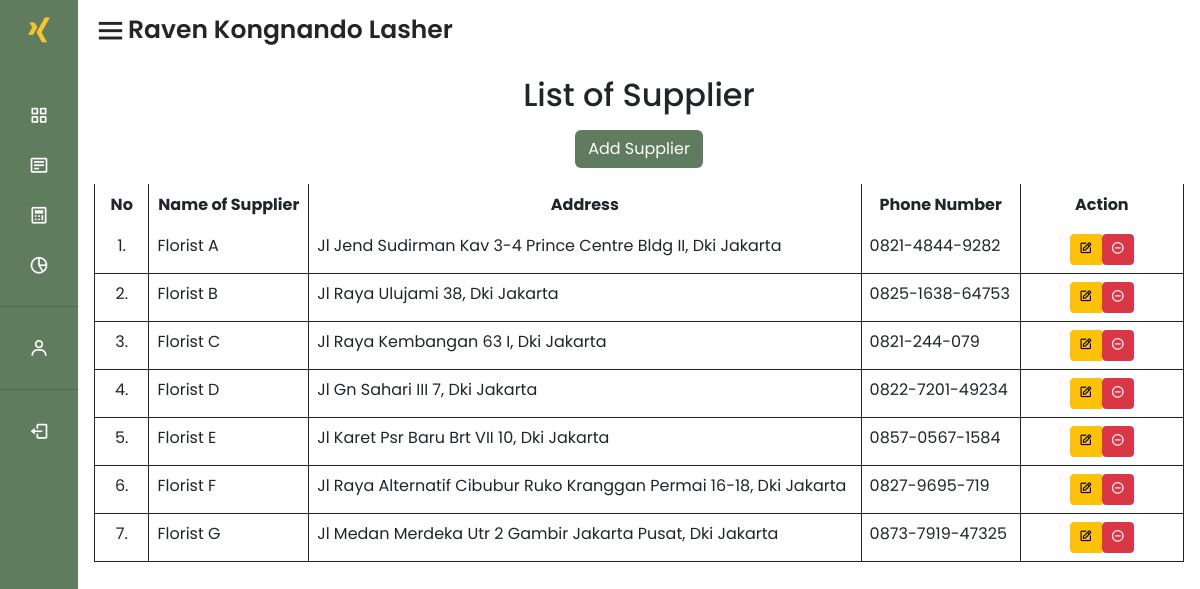
/supplier/ (signed in), run on the app's committed database.
### BWM_MARCOS/models.py (models this page shows, shortened)
class Supplier(models.Model):
     user = models.ForeignKey(User, on_delete=models.CASCADE)
     nama = models.CharField(max_length=255)
     alamat = models.TextField()
     nomor_telepon = models.CharField(max_length=15)

### BWM_MARCOS/views.py (the view)
# urls.py: path('supplier/', views.view_supplier, name='view_supplier'),
@login_required(login_url='/login')
def view_supplier(request):
     supplier_list = Supplier.objects.filter(user=request.user)
     return render(request, 'inner/supplier/index.html', {'title':'List of Supplier Page', 'supplier_list': supplier_list})

### templates/inner/supplier/index.html (shortened to what this page needs)
{% extends 'layout/main.html' %}
{% block content %}
<h2 class="text-center">List of Supplier</h2>
<div class="text-center">
     <a class="btn dustyGreen text-white mt-2" href="{% url 'create-supplier' %}">
          Add Supplier
     </a>
</div>
{% if supplier_list %}
<div class="card-body mt-3">
     <div class="table-responsive">
          <table class="table table-bordered" id="dataTable" width="100%" cellspacing="0">
               <thead class="text-white">
                    <tr align="center">
                         <th width="5%">No</th>
                         <th>Name of Supplier</th>
                         <th>Address</th>
                         <th>Phone Number</th>
                         <th width="15%">Action</th>
                    </tr>
               </thead>
               <tbody>
                    {% for supplier in supplier_list %}
                    <tr align="m-1">
                         <td class="text-center">{{ forloop.counter }}.</td>
                         <td>{{ supplier.nama }}</td>
                         <td>{{ supplier.alamat }}</td>
                         <td>{{ supplier.nomor_telepon }}</td>
                         <td align="center">
                              <div class="btn-group" role="group">
                                   <a data-toggle="tooltip" data-placement="bottom" title="Edit Data"
                                        href="{% url 'edit-supplier' supplier.id%}" class="btn btn-warning btn-sm"><i
                                             class="bx bx-edit"></i></a>
                                   <form method="post" action="{% url 'delete-supplier' supplier.id %}"
                                        style="display: inline;">
                                        <button type="submit" class="btn btn-danger btn-sm"
                                             onclick="return confirm ('Are you sure want to delete this data ?')"><i
                                                  class='bx bx-minus-circle'></i></button>
                                   </form>
                              </div>
                         </td>
                    </tr>
                    {% endfor %}
               </tbody>
          </table>
     </div>
</div>
{% else %}
<h5 class="text-center mt-5">There's no data supplier, you must add a new supplier</h5>
{% endif %}
{% endblock %}

### static/css/styles.css (style rules this page uses)
* { font-family: 'Poppins', sans-serif; margin : 0; padding : 0; box-sizing : border-box; list-style : none; text-decoration: none; }
a { text-decoration: none !important; }
:root { --color_Dark1 : #1e1e1e; --color_Dark2 : #252527; --color_Light1 : #dfdfdf; --color_White : #ffffff; --color_Gold : #f8c331; --color_SoftGreen : #99b699; --color_DustyGreen : #5f7c5e; }
.dustyGreen { background : var(--color_DustyGreen) !important; }
.table-responsive { display: block; width: 100%; overflow-x: auto; -webkit-overflow-scrolling: toucfh; }
.table-responsive > .table-bordered { border: 0; }
.table-responsive thead { background-color: var(--color_DustyGreen) !important; }

### data on the page
Supplier: nama "Florist A", alamat "Jl Jend Sudirman Kav 3-4 Prince Centre Bldg II, Dki Jakarta", nomor_telepon "0821-4844-9282"
Supplier: nama "Florist B", alamat "Jl Raya Ulujami 38, Dki Jakarta", nomor_telepon "0825-1638-64753"
Supplier: nama "Florist C", alamat "Jl Raya Kembangan 63 I, Dki Jakarta", nomor_telepon "0821-244-079"
Supplier: nama "Florist D", alamat "Jl Gn Sahari III 7, Dki Jakarta", nomor_telepon "0822-7201-49234"
Supplier: nama "Florist E", alamat "Jl Karet Psr Baru Brt VII 10, Dki Jakarta", nomor_telepon "0857-0567-1584"
Supplier: nama "Florist F", alamat "Jl Raya Alternatif Cibubur Ruko Kranggan Permai 16-18, Dki Jakarta", nomor_telepon "0827-9695-719"
Supplier: nama "Florist G", alamat "Jl Medan Merdeka Utr 2 Gambir Jakarta Pusat, Dki Jakarta", nomor_telepon "0873-7919-47325"
